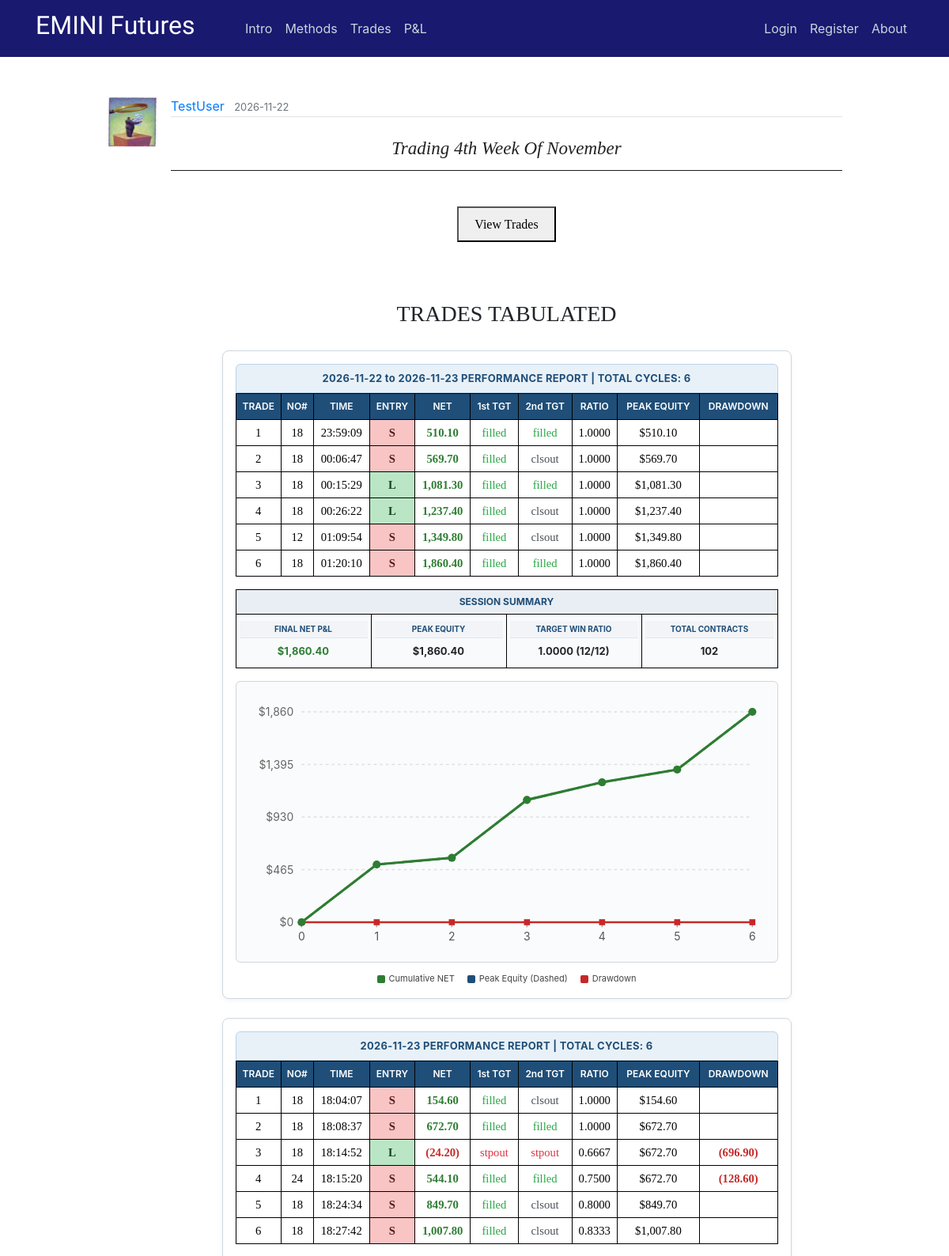
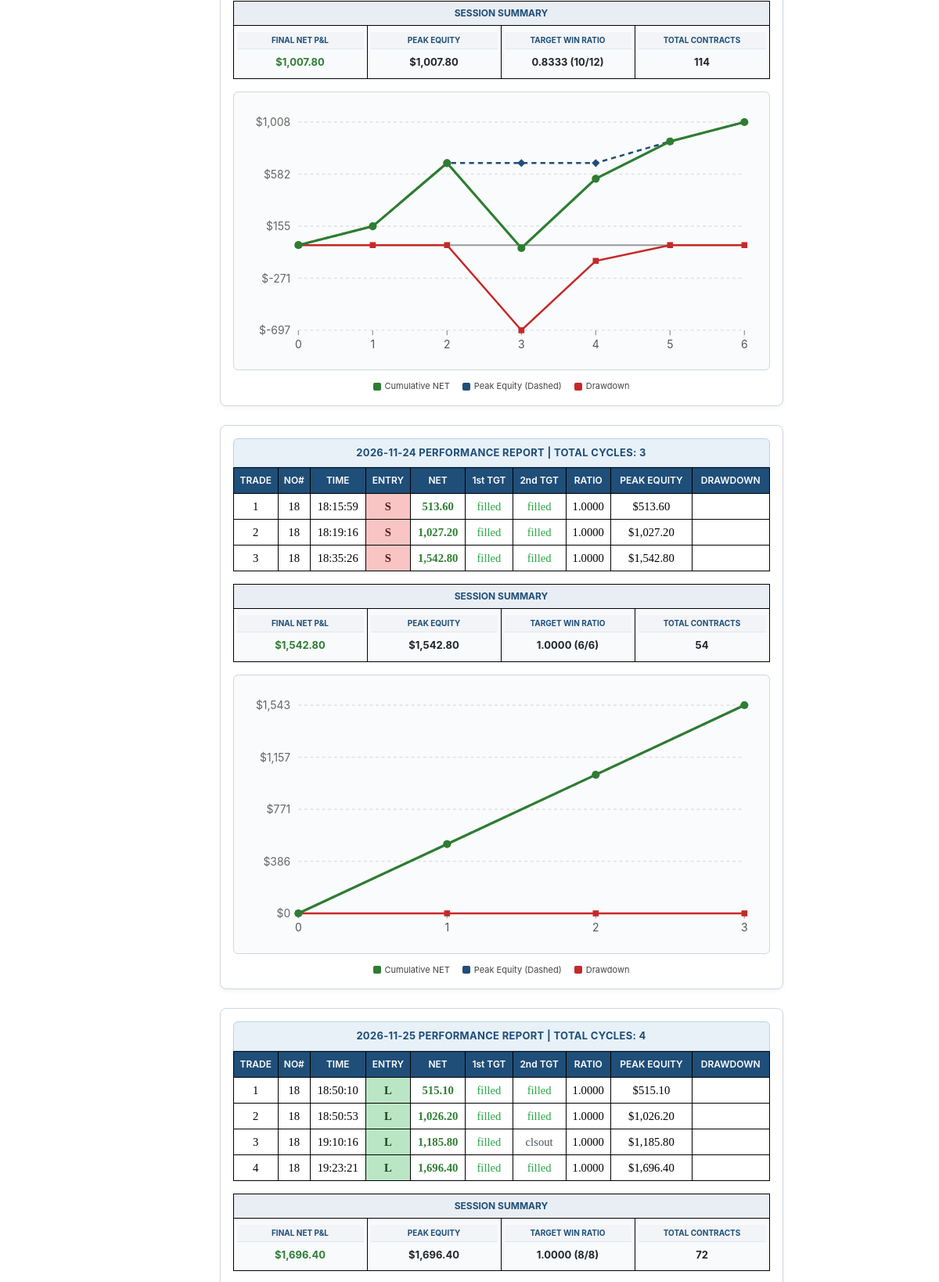
The app's page /post/392 (upper part) with its own data (2 pictures, top to bottom).
### flaskblog/models.py (models this page shows, shortened)
class User(db.Model, UserMixin):
    id = db.Column(db.Integer, primary_key=True)
    username = db.Column(db.String(20), unique=True, nullable=False)
    email = db.Column(db.String(120), unique=True, nullable=False)
    image_file = db.Column(db.String(20), nullable=False, default='default.jpg')
    password = db.Column(db.String(60), nullable=False)
    posts = db.relationship('Post', backref='author', lazy=True)

class Post(db.Model):
    id = db.Column(db.Integer, primary_key=True)
    title = db.Column(db.String(100), nullable=False)
    date_posted = db.Column(db.DateTime, nullable=False, default=datetime.utcnow)
    content = db.Column(db.Text, nullable=False)
    user_id = db.Column(db.Integer, db.ForeignKey('user.id'), nullable=False)
    teaser_title = db.Column(db.Text, nullable=True)
    teaser_details = db.Column(db.Text, nullable=True)
    teaser_caption = db.Column(db.Text, nullable=True)
    teaser_img = db.Column(db.Text, nullable=True)
    teaser_content = db.Column(db.Text, nullable=True)
    teaser_wkid = db.Column(db.Text, nullable=True)

### flaskblog/posts/routes.py (the view)
@posts.route("/post/<int:post_id>")
def post(post_id):
    post = Post.query.get_or_404(post_id)
    if len(post.teaser_wkid) != 0:
        weekly = post.teaser_wkid
    else:
        weekly = ""
    return render_template('post.html', weekly=weekly, title=post.title, post=post)

### flaskblog/templates/post.html (shortened to what this page needs)
{% extends "layout.html" %}
{% block content %}
  <article class="media content-section" style="border:none;">
    <img class="article-img" src="{{ url_for('static', filename='profile_pics/' + post.author.image_file) }}">
    <div class="media-body">
      <div class="article-metadata">
        <a class="mr-2" href="{{ url_for('users.user_posts', username=post.author.username) }}">{{ post.author.username }}</a>
        <small class="text-muted">{{ post.date_posted.strftime('%Y-%m-%d') }}</small>
      </div>
      <center><br><h3 class="hero-header">{{ post.title }}</h3><hr><br></center>
      {% if weekly |length %}
      <center><button onclick="myDetach()">View Trades</button></center>
      <br>
      <br>
      {% endif %}
      <br><H6>TRADES TABULATED</H6><br>
      {{ post.content|safe }}
  </article>
{% endblock content %}

### flaskblog/static/main.css (style rules this page uses)
body { margin-top: 5rem; }
hr { margin-top: 1rem; margin-bottom: 1rem; border: 0; border-top: 1px solid rgba(0, 0, 0, 0.89); }
.content-section { background: #ffffff; padding: 10px 20px; border: 1px solid #000000; border-radius: 9px; margin-bottom: 20px; }
.article-img { height: 65px; width: 65px; margin-right: 16px; }
.article-metadata { padding-bottom: 1px; margin-bottom: 4px; border-bottom: 1px solid #e3e3e3 }

### flaskblog/static/study.css (style rules this page uses)
h3.hero-header { color: #222; text-transform: capitalize; font-weight: 400; font-style: italic; font-size: 28px; font-family: Baskerville, 'Baskerville Old Face', 'Hoefler Text', Garamond, 'Times New Roman', serif; }
h3 { font-weight: 700; line-height: 1; }
h6 { text-align: center; font-weight: 400; font-size: 24px; font-family: Baskerville, 'Baskerville Old Face', 'Hoefler Text', Garamond, 'Times New Roman', serif; line-height: 1; }
button { margin-top: 5px; margin-bottom: 5px; padding: 8px 20px 7px; font-family: Cambria, Georgia, serif; line-height: 1.6; }
@media screen and (min-width: 25rem) { h3.hero-header { font-size: 23px; } }
@media screen and (min-width: 36rem) { h6 { font-size: 26px; } }
@media screen and (min-width: 48rem) { h6 { font-size: 28px; } }

### flaskblog/static/modal.css (style rules this page uses)
img { margin-bottom: -4px; }

### flaskblog/static/stylesheet.css (style rules this page uses)
tr { mso-height-source:auto; mso-ruby-visibility:none; }
td { mso-style-parent:style0; padding-top:1px; padding-right:1px; padding-left:1px; mso-ignore:padding; mso-number-format:"General"; text-align:general; vertical-align:bottom; white-space:nowrap; mso-rotate:0; mso-pattern:auto; mso-background-source:auto; color:#000000; font-size:11.0pt; font-weight:400; font-style:normal; text-decoration:none; font-family:Calibri; mso-generic-font-family:auto; mso-font-charset:134; border:none; mso-protection:locked visible; }

### records on screen
User: image_file (picture), author.username "TestUser"
Post: date_posted "2026-11-22", title "Trading 4th Week Of November", content "2026-11-22 to 2026-11-23 PERFORMANCE REPORT | TOTAL CYCLES: 6 TRADE NO# TIME ENTRY NET 1st TGT 2nd TGT RATIO PEAK EQUITY DRAWDOWN 1 18 23:59:09 S 510.10 filled filled 1.0000 $510.10 2 18 00:06:47 S 569.70 filled clsout 1.0000 $569.70 3 18 00:15:29 L 1,081.30 filled filled 1.0000 $1,081.30 4 18 00:26:22 L 1,237.40 filled clsout 1.0000 $1,237.40 5 12 01:09:54 S 1,349.80 filled clsout 1.0000 $1,349.80 6 18 01:20:10 S 1,860.40 filled filled 1.0000 $1,860.40 SESSION SUMMARY FINAL NET P&L $1,860.40 PEAK EQUITY $1,860.40 TARGET WIN RATIO 1.0000 (12/12) TOTAL CONTRACTS 102 $0 $465 $930 $1,395 $1,860 0 1 2 3 4 5 6 Cumulative NET Peak Equity (Dashed) Drawdown 2026-11-23 PERFORMANCE REPORT | TOTAL…"
